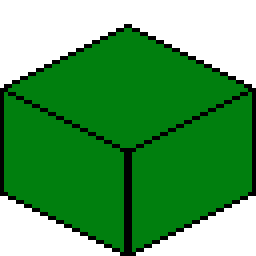
#> input picture Sprites_all/grass_2.png, 64 x 64 px (shown 4 times larger)
$ python image.py
#> lines starting #> are read from the running program, lines starting #| are printed output that depends on the picture
from PIL import Image, ImageEnhance

for x in range(15):
    # Load the image
    image = Image.open("Sprites_all/grass_2.png")
#> image is the input picture: PIL image 64x64 RGBA; mean R, G, B, A 16.7, 89.1, 26.4, 169.4

    # Create an ImageEnhance object and darken the image
    enhancer = ImageEnhance.Brightness(image)
    darkened_image = enhancer.enhance((x+1)*(1/15)) # range from 0 (black) to 1 (original image)
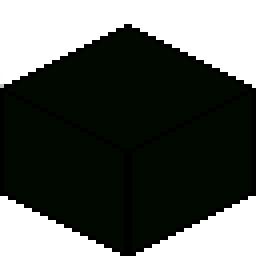
#> darkened_image: PIL image 64x64 RGBA (shown 4 times larger); mean R, G, B, A 1.1, 5.6, 1.2, 169.4; transparent parts drawn white

    # Save the darkened image
    darkened_image.save(f"Sprites_all/grass_2-{x}.png")
